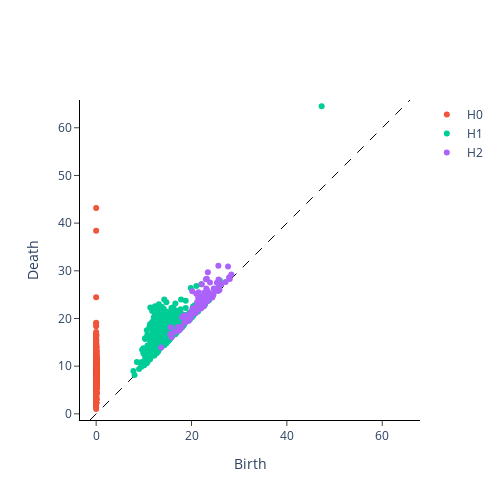

Notebook cell for this chart:
### Code cell
from gtda.plotting import plot_diagram

# good points
plot_diagram(diagrams_basic[0])
# bad points
plot_diagram(diagrams_basic[1])
